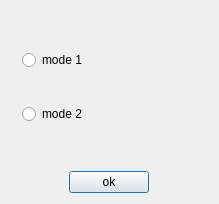
<?xml version="1.0" encoding="UTF-8"?>
<ui version="4.0">
 <class>AmDialog</class>
 <widget class="QDialog" name="AmDialog">
  <property name="geometry">
   <rect>
    <x>0</x>
    <y>0</y>
    <width>219</width>
    <height>204</height>
   </rect>
  </property>
  <property name="windowTitle">
   <string>AmDialog</string>
  </property>
  <layout class="QVBoxLayout" name="verticalLayout_2">
   <item>
    <widget class="QWidget" name="widget" native="true">
     <layout class="QVBoxLayout" name="verticalLayout">
      <item>
       <widget class="QRadioButton" name="radioButton">
        <property name="text">
         <string>mode 1</string>
        </property>
       </widget>
      </item>
      <item>
       <widget class="QRadioButton" name="radioButton_2">
        <property name="text">
         <string>mode 2</string>
        </property>
       </widget>
      </item>
     </layout>
    </widget>
   </item>
   <item alignment="Qt::AlignHCenter">
    <widget class="QPushButton" name="pushButton">
     <property name="text">
      <string>ok</string>
     </property>
    </widget>
   </item>
  </layout>
 </widget>
 <layoutdefault spacing="6" margin="11"/>
 <resources/>
 <connections>
  <connection>
   <sender>pushButton</sender>
   <signal>clicked()</signal>
   <receiver>AmDialog</receiver>
   <slot>close()</slot>
   <hints>
    <hint type="sourcelabel">
     <x>108</x>
     <y>182</y>
    </hint>
    <hint type="destinationlabel">
     <x>109</x>
     <y>101</y>
    </hint>
   </hints>
  </connection>
 </connections>
</ui>
